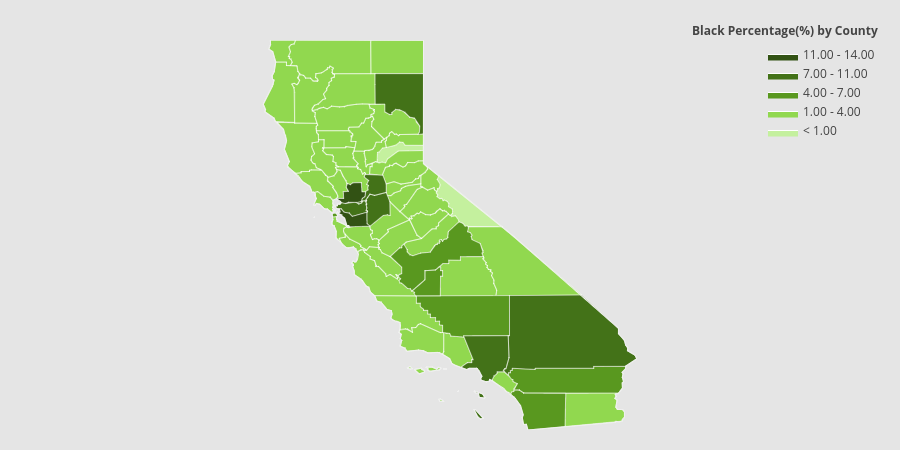

Python code for this plot:
"""
This code is for us to visualize how each ethnicity distribute in California on a geomap. This specific function is for Black population.

We import plotly in order to send the code to their website and do the mapping.
First, set credentials for us to send the code;
Then, read date from CSV file and extract the data we need to use;
After that, dicide how many density we want to show on the map and set each density range a different color;
Finally, log into Plotly profile to visualize the plots.

Environment:
Modules used: plotly, plotly.plotly, plotly.figure_factory, numpy, and pandas
Files used: CA_County_Eth.csv
Data used: BLACK population
"""

import plotly
import plotly.plotly as py
import plotly.figure_factory as ff
import numpy as np
import pandas as pd

# Set credentials
plotly.tools.set_credentials_file(username='TKKKKK', api_key='ekYjsBAHMq2ChtKrqU8k')

# Read data from CSV file and extract the data we need to use
df_sample = pd.read_csv('CA_County_Eth.csv')
df_sample_r = df_sample[df_sample['STNAME'] == 'California']

# Dicide how many density we want to show on the map and set each density range a different color
values = np.array(df_sample_r['BLACK'].tolist())
minimum = np.min(values)
values = values + (1.01 - minimum)
values = values.tolist()
fips = df_sample_r['FIPS'].tolist()

endpts = list(np.mgrid[min(values):max(values):5j])

colorscale = ["#c4f09e","#91d84f","#59981f","#437218","#325214","#243a0e"]
fig = ff.create_choropleth(
    fips=fips, values=values, scope=['California'], show_state_data=True,
    colorscale=colorscale, binning_endpoints=endpts, round_legend_values=True,
    plot_bgcolor='rgb(229,229,229)',
    paper_bgcolor='rgb(229,229,229)',
    legend_title='Black Percentage(%) by County',
    county_outline={'color': 'rgb(255,255,255)', 'width': 0.5},
    exponent_format=True,
)
py.iplot(fig, filename='Black_byCounty')
